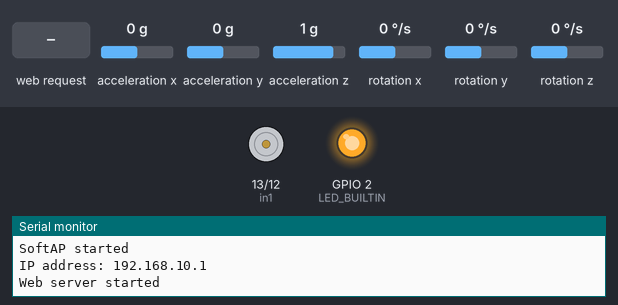
This sketch was run on a simulated ESP32. On the bench: motor-driver pin pairs drawn as motors (green arrow = first pin HIGH = forward, orange = second pin HIGH = backward, longer = more drive), output pins drawn as LEDs (lit = HIGH), the last lines printed to the serial monitor. The test bench sets the inputs (shaded band); at power-on: acceleration x 0 g, acceleration y 0 g, acceleration z 1 g, rotation x 0 °/s, rotation y 0 °/s, rotation z 0 °/s.

Above: at 3.2 s.
3.3 s: HTTP request GET /actuator/up received
At 4.6 s:
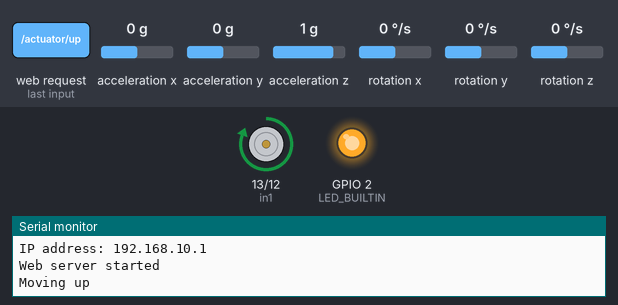
Timing chart, 0 to 24.8 s (numbered marks = the images above; inputs shaded):
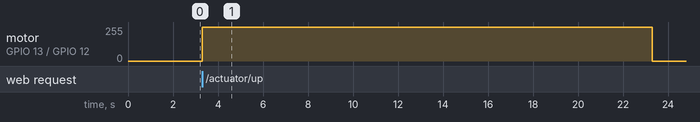

Measured:
- after the input at 3.3 s, motor on GPIO 13 (in1) / GPIO 12 (in2): stopped → forward 255/255 at once, → stopped 20.0 s later

The sketch:

ESP_OLD_UNIFIED.ino
```cpp
#include <WiFi.h>
#include <WebServer.h>
#include "Wire.h"
#include <MPU6050_light.h>

const char* ssid = "khaja-esp";
const char* password = "12345678";

IPAddress local_ip(192, 168, 10, 1);
IPAddress gateway(192, 168, 10, 1);
IPAddress subnet(255, 255, 255, 0);

WebServer server(80);

int in1 = 13;
int in2 = 12;

MPU6050 mpu(Wire);
unsigned long timer = 0;
int LED_BUILTIN = 2;

// Webpage HTML
const char MAIN_page[] PROGMEM = R"rawliteral(
<!DOCTYPE html>
<html>
<head>
  <title>ESP32 LED Control</title>
  <meta name="viewport" content="width=device-width, initial-scale=1">
  <style>
    body { font-family: Arial; text-align: center; margin-top: 50px; background: #111; color: white; }
    button { padding: 20px 40px; font-size: 20px; margin: 20px; border: none; border-radius: 10px; }
    .up { background-color: black; color: white; }
    .down { background-color: black; color: white; }
    .calibrate { background-color: red; color: white }
  </style>
</head>
<body>
  <h1>Actuator control</h1>
  <button class="up" onclick="fetch('/actuator/up')">Up</button>
  <button class="down" onclick="fetch('/actuator/down')">Down</button>
  <button class="calibrate" onclick="fetch('/actuator/calibrate')">Calibrate</button>
</body>
</html>
)rawliteral";

// Route handlers
void handleRoot() {
  server.send(200, "text/html", MAIN_page);
}

void handleActuatorUp() {
  Serial.println("Moving up");
  server.send(200, "text/plain", "Moved up");

  digitalWrite(in1, HIGH);
  digitalWrite(in2, LOW);
  delay(20000);

  digitalWrite(in1, LOW);
  digitalWrite(in2, LOW);
  delay(1000);
}

void handleActuatorDown() {
  Serial.println("Moving down");
  server.send(200, "text/plain", "Moved down");

  digitalWrite(in2, HIGH);
  digitalWrite(in1, LOW);
  delay(20000);

  digitalWrite(in1, LOW);
  digitalWrite(in2, LOW);
  delay(1000);
}

void handleCalibrate() {
  Serial.println("Calibrating");
  server.send(200, "text/plain", "Calibrated");

  digitalWrite(in2, HIGH);
  digitalWrite(in1, LOW);
  delay(20000);

  digitalWrite(in1, LOW);
  digitalWrite(in2, LOW);
  delay(1000);
}

void handleSensor() {
  float ax = mpu.getAngleX();
  float ay = mpu.getAngleY();
  float az = mpu.getAngleZ();

  String json = "{";
  json += "\"x\":" + String(ax, 2) + ",";
  json += "\"y\":" + String(ay, 2) + ",";
  json += "\"z\":" + String(az, 2);
  json += "}";

  server.send(200, "application/json", json);
}

void setup() {
  Serial.begin(115200);

  // MPU
  pinMode(LED_BUILTIN, OUTPUT);
  digitalWrite(LED_BUILTIN, HIGH);
  Wire.begin();

  // Initialize MPU6050
  byte status = mpu.begin();
  Serial.print(F("MPU6050 status: "));
  Serial.println(status);
  while (status != 0) {
    delay(1000);  // Retry if connection failed
  }

  Serial.println(F("Calculating offsets, do not move MPU6050"));
  delay(1000);
  mpu.calcOffsets();  // Calibrate
  Serial.println("Done!");

  // ACTUATOR
  pinMode(in1, OUTPUT);
  pinMode(in2, OUTPUT);
  digitalWrite(in1, LOW);
  digitalWrite(in2, LOW);

  // SOFT -- AP
  WiFi.softAPConfig(local_ip, gateway, subnet);
  WiFi.softAP(ssid, password);

  Serial.println("SoftAP started");
  Serial.print("IP address: ");
  Serial.println(WiFi.softAPIP());

  server.on("/", handleRoot);
  server.on("/actuator/up", handleActuatorUp);
  server.on("/actuator/down", handleActuatorDown);
  server.on("/actuator/calibrate", handleCalibrate);
  server.on("/sensor", handleSensor);

  server.begin();
  Serial.println("Web server started");
}

void loop() {
  mpu.update();
  server.handleClient();
}
```
